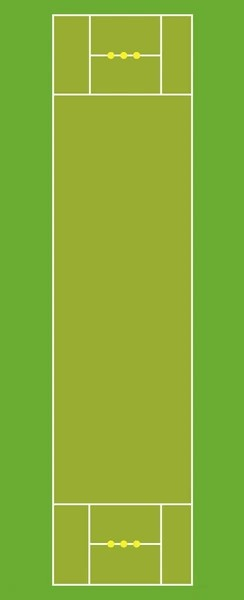
#> input picture VideoProcessing/pitch.jpeg, 244 x 600 px, found by its file name
$ python TrackPitch.py
#> lines starting #> are read from the running program, lines starting #| are printed output that depends on the picture
import cv2
import numpy as np


image_path = "pitch.jpeg"
image = cv2.imread(image_path)
#> image is the input picture: shape (600, 244, 3); mean B, G, R 55.2, 174.9, 134.9

stumps_x = image.shape[1] // 2  # center of the image width-wise
#> stumps_x = 122
stumps_y = int(image.shape[0] * 0.05)
#> stumps_y = 30
yorker_length = stumps_y + int(image.shape[0] * 0.07)  # York-length distance from the far end
#> yorker_length = 72
full_pitched_length = stumps_y + int(image.shape[0] * 0.1)
#> full_pitched_length = 90
good_length = stumps_y + int(image.shape[0] * 0.15)
#> good_length = 120
short_pitched_length = stumps_y + int(image.shape[0] * 0.2)
#> short_pitched_length = 150
bouncer_length = stumps_y + int(image.shape[0] * 0.3)
#> bouncer_length = 210

# Draw lines for each delivery length from the far-end stumps
cv2.line(image, (0, yorker_length), (image.shape[1], yorker_length), (0, 0, 255), 2)
cv2.putText(image, 'Yorker', (10, yorker_length - 10), cv2.FONT_HERSHEY_SIMPLEX, 0.6, (0, 0, 255), 2)

cv2.line(image, (0, full_pitched_length), (image.shape[1], full_pitched_length), (0, 255, 0), 2)
cv2.putText(image, 'Full Pitched', (10, full_pitched_length - 10), cv2.FONT_HERSHEY_SIMPLEX, 0.6, (0, 255, 0), 2)

cv2.line(image, (0, good_length), (image.shape[1], good_length), (255, 0, 0), 2)
cv2.putText(image, 'Good Length', (10, good_length - 10), cv2.FONT_HERSHEY_SIMPLEX, 0.6, (255, 0, 0), 2)

cv2.line(image, (0, short_pitched_length), (image.shape[1], short_pitched_length), (255, 255, 0), 2)
cv2.putText(image, 'Short Pitched', (10, short_pitched_length - 10), cv2.FONT_HERSHEY_SIMPLEX, 0.6, (255, 255, 0), 2)

cv2.line(image, (0, bouncer_length), (image.shape[1], bouncer_length), (255, 0, 255), 2)
cv2.putText(image, 'Bouncer', (10, bouncer_length - 10), cv2.FONT_HERSHEY_SIMPLEX, 0.6, (255, 0, 255), 2)
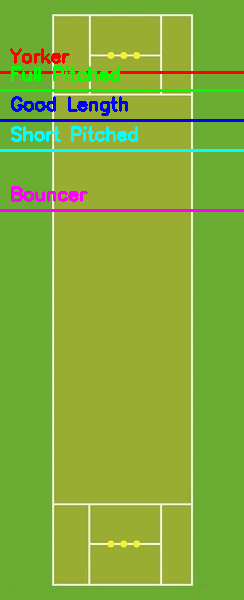
#> image: shape (600, 244, 3); mean B, G, R 60.4, 172.1, 132.3

# Create a transparent overlay
overlay = image.copy()
line_thickness = 20

# Shift the line slightly to the right by adjusting the x-coordinate
shift = 15
line_length = 530

# Drawing a thicker line for middle stump (yellow color)
cv2.line(overlay, (stumps_x + shift, stumps_y), (stumps_x + shift, stumps_y + line_length), (255, 255, 102), line_thickness)

# Adding text on the overlay with the same yellow color
cv2.putText(overlay, 'Middle Stump Delivery', (stumps_x + shift + 10, stumps_y + line_length // 2),
            cv2.FONT_HERSHEY_SIMPLEX, 0.6, (255, 255, 102), 2)
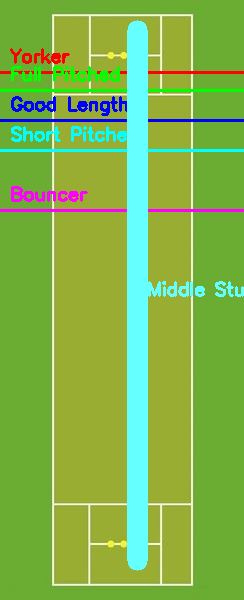
#> overlay: shape (600, 244, 3); mean B, G, R 76.9, 178.9, 128.3

# Blend the overlay with the original image
alpha = 0.3  # Control the transparency level (0: fully transparent, 1: fully opaque)
cv2.addWeighted(overlay, alpha, image, 1 - alpha, 0, image)

# Function to classify the ball's delivery type based on its position
def classify_ball_delivery(ball_x, ball_y, pitch_width, pitch_length, stumps_x):
    # Check if the ball is outside the pitch (wide ball)
    if ball_x < 0 or ball_x > pitch_width or ball_y < 0 or ball_y > pitch_length:
        return "Wide Ball Delivery"

    # Check if the ball is within the thickness of the middle stump line (middle stump delivery)
    if abs(ball_x - stumps_x) <= line_thickness:
        return "Middle Stump Delivery"

    # Check if the ball is on the right side of the middle stump (leg stump delivery)
    if ball_x > stumps_x:
        return "Leg Stump Delivery"

    # Check if the ball is on the left side of the middle stump (off stump delivery)
    if ball_x < stumps_x:
        return "Off Stump Delivery"

    return "Middle Stump Delivery"  # Default case for ball on middle stump

def classify_delivery_line(ball_y):
    if ball_y < yorker_length:
        return "Yorker Pitched"
    elif ball_y < full_pitched_length:
        return "Full Length Pitched"
    elif ball_y < good_length:
        return "Good Length"
    elif ball_y < short_pitched_length:
        return "Short Pitched"
    elif ball_y < bouncer_length:
        return "Bouncer"
    else:
        return "No Ball Detected"

# Example of ball positions (replace these with real values)
ball_x = 460
ball_y = 250
delivery_type = classify_ball_delivery(ball_x, ball_y, image.shape[1], image.shape[0], stumps_x)
#> delivery_type = 'Wide Ball Delivery'
delivery_line = classify_delivery_line(ball_y)
print(f"Ball Delivery: {delivery_type}")
#| Ball Delivery: Wide Ball Delivery
print(f"Ball is in the: {delivery_line}")

# Highlight the ball with a larger circle and more visible color
ball_color = (0, 0, 255)
ball_radius = 12
cv2.circle(image, (ball_x, ball_y), ball_radius, ball_color, -1)
cv2.putText(image, delivery_type, (10, image.shape[0] - 20), cv2.FONT_HERSHEY_SIMPLEX, 1, (255, 255, 255), 2)
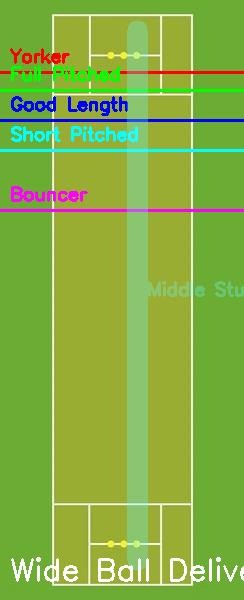
#> image: shape (600, 244, 3); mean B, G, R 67.7, 175.1, 132.5

output_path = "marked_pitch_with_middle_stump_delivery_and_ball.jpeg"
cv2.imwrite(output_path, image)

output_path
